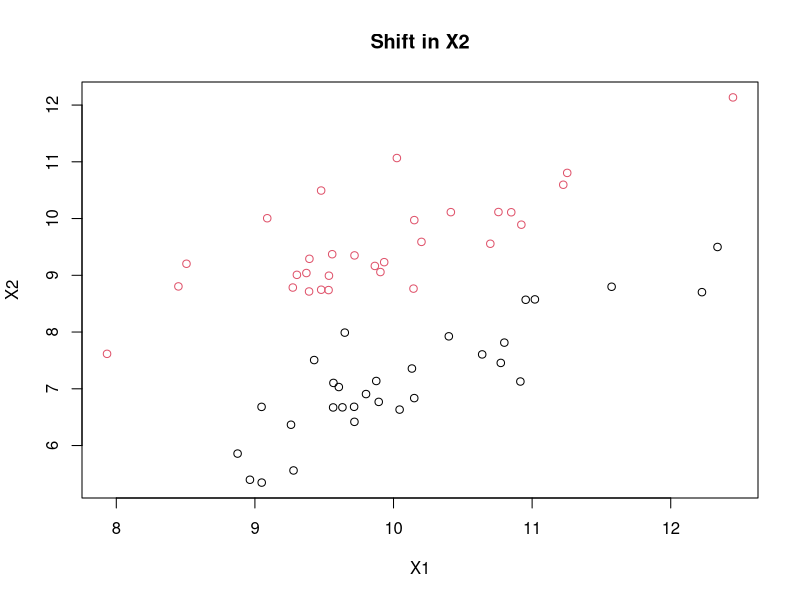
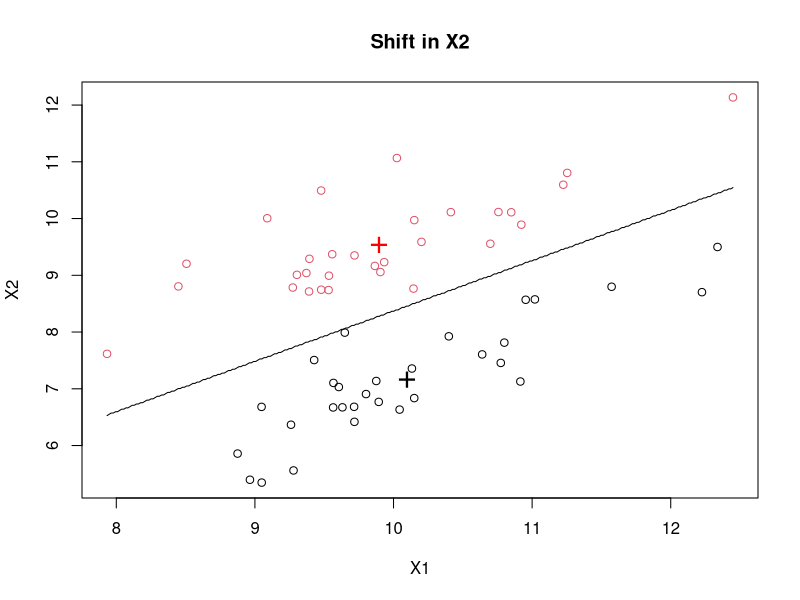
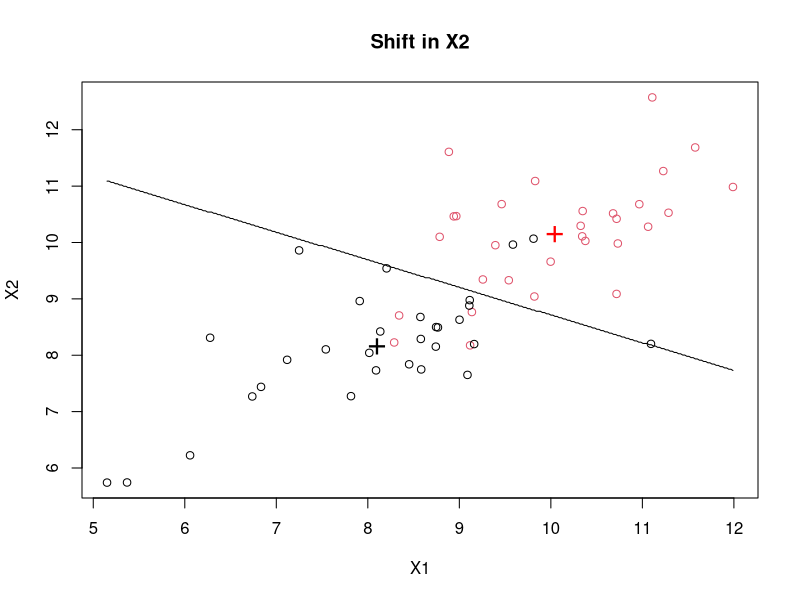
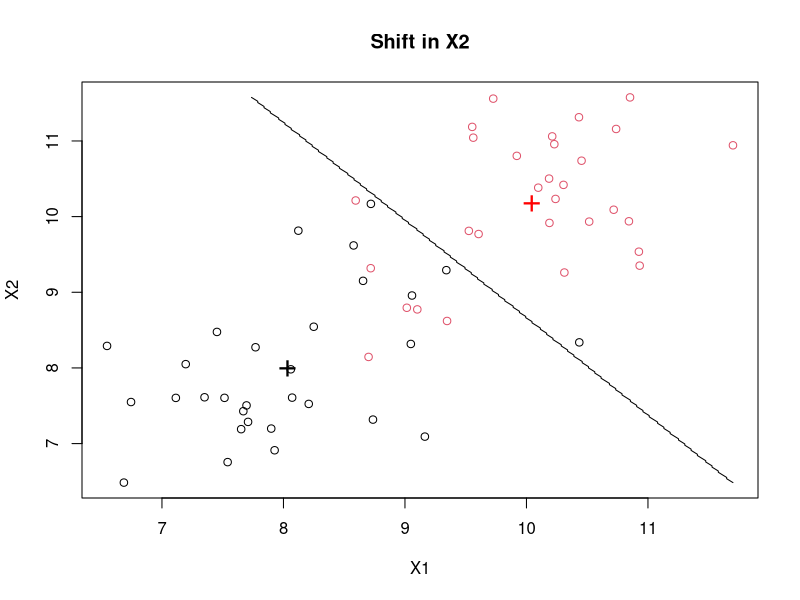
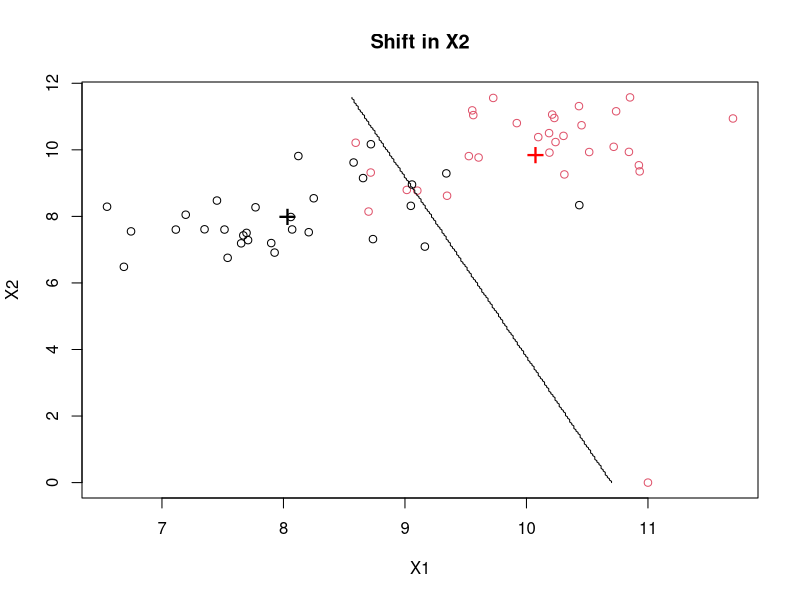
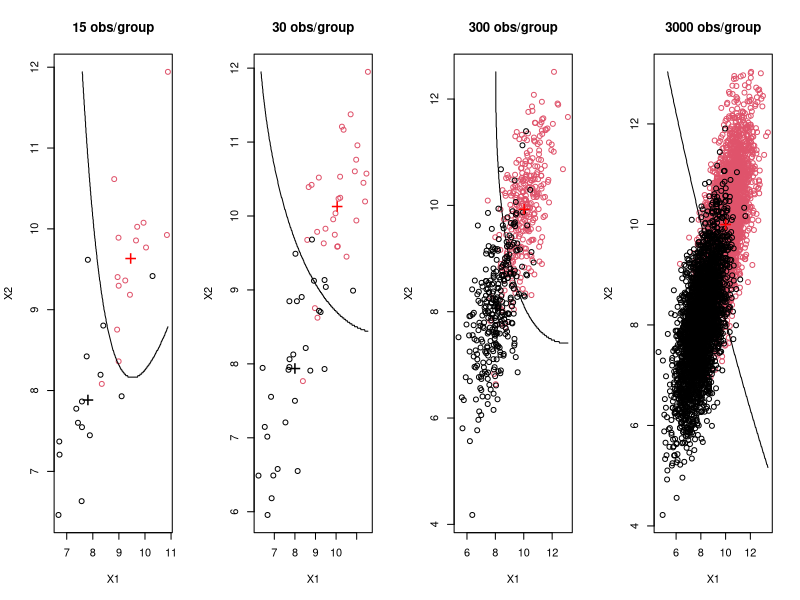
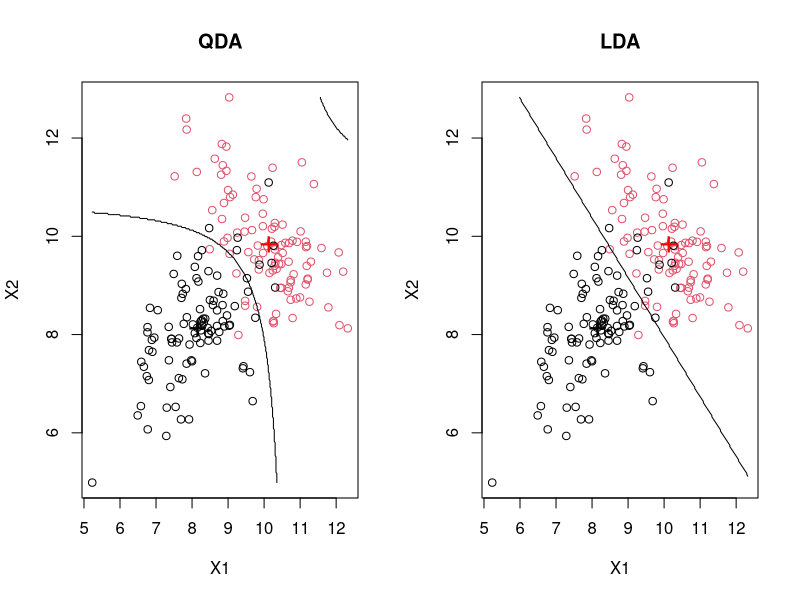
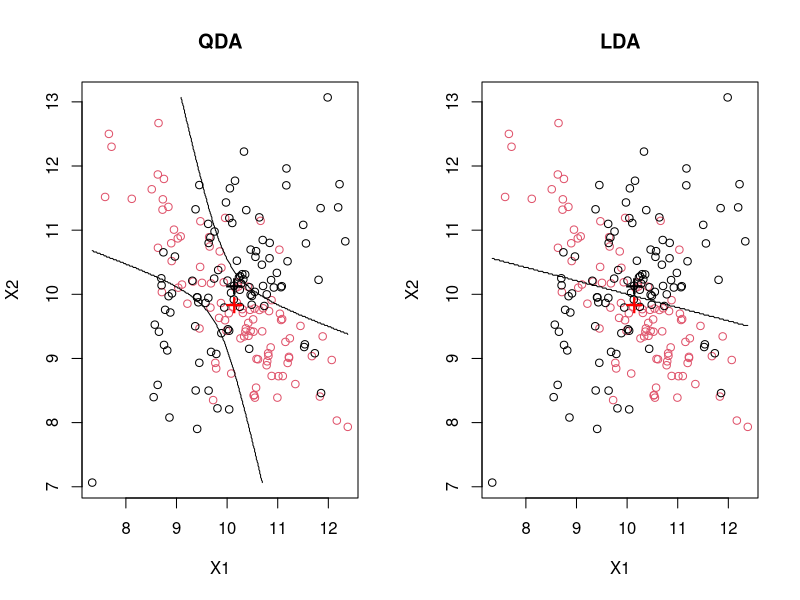

Write the R code that produced these figures, in order.
## ---- chunk 1
library(MASS)
library(mvtnorm)
set.seed(1234)
dataYes<-mvrnorm(30,c(10,10),matrix(c(1,.8,.8,1),2,2,byrow=T))
dataNo<- mvrnorm(30,c(10,7),matrix(c(1,.8,.8,1),2,2,byrow=T))
full<-rbind(dataYes,dataNo)
full<-data.frame(full)
full$Response<-rep(c("Yes","No"),each=30)
full$Response<-factor(full$Response)
names(full)[1:2]<-c("X1","X2")
plot(full[, 1:2], col = full$Response, main="Shift in X2")
## ---- chunk 2
# construct the LDA model
mylda <- lda(Response ~ X1 + X2, data = full)
# draw discrimination line
np <- 300
nd.x <- seq(from = min(full$X1), to = max(full$X1), length.out = np)
nd.y <- seq(from = min(full$X2), to = max(full$X2), length.out = np)
nd <- expand.grid(X1 = nd.x, X2 = nd.y)
prd <- as.numeric(predict(mylda, newdata = nd)$class)
plot(full[, 1:2], col = full$Response, main="Shift in X2")
points(mylda$means, pch = "+", cex = 2, col = c("black", "red"))
contour(x = nd.x, y = nd.y, z = matrix(prd, nrow = np, ncol = np), 
        levels = c(1, 2), add = TRUE, drawlabels = FALSE)
## ---- chunk 3
#Another scenario
dataYes<-mvrnorm(30,c(10,10),matrix(c(1,.6,.6,1),2,2,byrow=T))
dataNo<- mvrnorm(30,c(8,8),matrix(c(1,.6,.6,1),2,2,byrow=T))
full<-rbind(dataYes,dataNo)
full<-data.frame(full)
full$Response<-rep(c("Yes","No"),each=30)
full$Response<-factor(full$Response)
names(full)[1:2]<-c("X1","X2")

# construct the LDA model
mylda <- lda(Response ~ X1 + X2, data = full)
# draw discrimination line
np <- 300
nd.x <- seq(from = min(full$X1), to = max(full$X1), length.out = np)
nd.y <- seq(from = min(full$X2), to = max(full$X2), length.out = np)
nd <- expand.grid(X1 = nd.x, X2 = nd.y)
prd <- as.numeric(predict(mylda, newdata = nd)$class)
plot(full[, 1:2], col = full$Response, main="Shift in X2")
points(mylda$means, pch = "+", cex = 2, col = c("black", "red"))
contour(x = nd.x, y = nd.y, z = matrix(prd, nrow = np, ncol = np), 
        levels = c(1, 2), add = TRUE, drawlabels = FALSE)







## ---- chunk 4
#Another scenario
dataYes<-mvrnorm(30,c(10,10),matrix(c(1,.6,.6,1),2,2,byrow=T))
dataNo<- mvrnorm(30,c(8,8),matrix(c(1,.6,.6,1),2,2,byrow=T))
full<-rbind(dataYes,dataNo)
full<-data.frame(full)
full$Response<-rep(c("Yes","No"),each=30)
full$Response<-factor(full$Response)
names(full)[1:2]<-c("X1","X2")

# construct the LDA model
mylda <- lda(Response ~ X1 + X2, data = full,prior=c(0.8,0.2)/1)
# draw discrimination line
np <- 300
nd.x <- seq(from = min(full$X1), to = max(full$X1), length.out = np)
nd.y <- seq(from = min(full$X2), to = max(full$X2), length.out = np)
nd <- expand.grid(X1 = nd.x, X2 = nd.y)
prd <- as.numeric(predict(mylda, newdata = nd)$class)
plot(full[, 1:2], col = full$Response, main="Shift in X2")
points(mylda$means, pch = "+", cex = 2, col = c("black", "red"))
contour(x = nd.x, y = nd.y, z = matrix(prd, nrow = np, ncol = np), 
        levels = c(1, 2), add = TRUE, drawlabels = FALSE)

prop = mylda$svd^2/sum(mylda$svd^2)
prop

## ---- chunk 5
full[61,1]<-11
full[61,2]<-0
full[61,3]<-"Yes"
## ---- chunk 6
# construct the LDA model
mylda <- lda(Response ~ X1 + X2, data = full)
# draw discrimination line
np <- 300
nd.x <- seq(from = min(full$X1), to = max(full$X1), length.out = np)
nd.y <- seq(from = min(full$X2), to = max(full$X2), length.out = np)
nd <- expand.grid(X1 = nd.x, X2 = nd.y)
prd <- as.numeric(predict(mylda, newdata = nd)$class)
plot(full[, 1:2], col = full$Response, main="Shift in X2")
points(mylda$means, pch = "+", cex = 2, col = c("black", "red"))
contour(x = nd.x, y = nd.y, z = matrix(prd, nrow = np, ncol = np), 
        levels = c(1, 2), add = TRUE, drawlabels = FALSE)






## ---- chunk 7
library(mvtnorm)
set.seed(1234)
muYes<-c(10,10)
muNo<-c(8,8)
Sigma<-matrix(c(1,.8,.8,1),2,2,byrow=T)
nY<-30
nN<-30
dataYes<-rmvnorm(nY,muYes,Sigma)
dataNo<- rmvnorm(nN,muNo,Sigma)
train<-rbind(dataYes,dataNo)
train<-data.frame(train)
for (i in 3:20){
 train<-cbind(train,rnorm(nY+nN))
}
names(train)<-paste("X",1:20,sep="")
train$Response<-rep(c("Yes","No"),each=30)
train$Response<-factor(train$Response)
#Creating a test set
muYes<-c(10,10)
muNo<-c(8,8)
Sigma<-matrix(c(1,.8,.8,1),2,2,byrow=T)
nY<-500
nN<-500
dataYes<-rmvnorm(nY,muYes,Sigma)
dataNo<- rmvnorm(nN,muNo,Sigma)
test<-rbind(dataYes,dataNo)
test<-data.frame(test)
for (i in 3:20){
  test<-cbind(test,rnorm(nY+nN))
}
names(test)<-paste("X",1:20,sep="")
test$Response<-rep(c("Yes","No"),each=500)
test$Response<-factor(test$Response)
## ---- chunk 8
mylda<-lda(Response~X1+X2,data=train)
pred<-predict(mylda,newdata=test)$class  #Predictions can come in many forms, the class form provides the categorical level of your response.
Truth<-test$Response
x<-table(pred,Truth) # Creating a confusion matrix
x
#Missclassification Error
ME<-(x[2,1]+x[1,2])/1000
ME
#Calculating overall accuracy
1-ME
## ---- chunk 9

###
#Model with 10 predictors
mylda<-lda(Response~X1+X2+X3+X4+X5+X6+X7+X8+X9+X10,data=train)
pred<-predict(mylda,newdata=test)$class  #Predictions can come in many forms, the class form provides the categorical level of your response.
Truth<-test$Response
x<-table(pred,Truth) # Creating a confusion matrix
x
#Missclassification Error
ME<-(x[2,1]+x[2,2])/1000
ME
#Calculating overall accuracy
1-ME

###
#Model with all 20 predictors
mylda<-lda(Response~X1+X2+X3+X4+X5+X6+X7+X8+X9+X10+X11+X12+X13+X14+X15+X16+X17+X18+X19+X20,data=train)
pred<-predict(mylda,newdata=test)$class  #Predictions can come in many forms, the class form provides the categorical level of your response.
Truth<-test$Response
x<-table(pred,Truth) # Creating a confusion matrix
x
#Missclassification Error
ME<-(x[2,1]+x[2,2])/1000
ME
#Calculating overall accuracy
1-ME

## ---- chunk 10
par(mfrow=c(1,4))
library(MASS)
#Another scenario
set.seed(12)
dataYes<-mvrnorm(15,c(10,10),matrix(c(1,.6,.6,1),2,2,byrow=T))
dataNo<- mvrnorm(15,c(8,8),matrix(c(1,.6,.6,1),2,2,byrow=T))
full<-rbind(dataYes,dataNo)
full<-data.frame(full)
full$Response<-rep(c("Yes","No"),each=15)
full$Response<-factor(full$Response)
names(full)[1:2]<-c("X1","X2")
# construct the model
mylda <- qda(Response ~ X1 + X2, data = full)
# draw discrimination line
np <- 300
nd.x <- seq(from = min(full$X1), to = max(full$X1), length.out = np)
nd.y <- seq(from = min(full$X2), to = max(full$X2), length.out = np)
nd <- expand.grid(X1 = nd.x, X2 = nd.y)
prd <- as.numeric(predict(mylda, newdata = nd)$class)
plot(full[, 1:2], col = full$Response, main="15 obs/group")
points(mylda$means, pch = "+", cex = 2, col = c("black", "red"))
contour(x = nd.x, y = nd.y, z = matrix(prd, nrow = np, ncol = np), 
        levels = c(1, 2), add = TRUE, drawlabels = FALSE)
#Another scenario
dataYes<-mvrnorm(30,c(10,10),matrix(c(1,.6,.6,1),2,2,byrow=T))
dataNo<- mvrnorm(30,c(8,8),matrix(c(1,.6,.6,1),2,2,byrow=T))
full<-rbind(dataYes,dataNo)
full<-data.frame(full)
full$Response<-rep(c("Yes","No"),each=30)
full$Response<-factor(full$Response)
names(full)[1:2]<-c("X1","X2")
# construct the model
mylda <- qda(Response ~ X1 + X2, data = full)
# draw discrimination line
np <- 300
nd.x <- seq(from = min(full$X1), to = max(full$X1), length.out = np)
nd.y <- seq(from = min(full$X2), to = max(full$X2), length.out = np)
nd <- expand.grid(X1 = nd.x, X2 = nd.y)
prd <- as.numeric(predict(mylda, newdata = nd)$class)
plot(full[, 1:2], col = full$Response, main="30 obs/group")
points(mylda$means, pch = "+", cex = 2, col = c("black", "red"))
contour(x = nd.x, y = nd.y, z = matrix(prd, nrow = np, ncol = np), 
        levels = c(1, 2), add = TRUE, drawlabels = FALSE)
#Another scenario
dataYes<-mvrnorm(300,c(10,10),matrix(c(1,.6,.6,1),2,2,byrow=T))
dataNo<- mvrnorm(300,c(8,8),matrix(c(1,.6,.6,1),2,2,byrow=T))
full<-rbind(dataYes,dataNo)
full<-data.frame(full)
full$Response<-rep(c("Yes","No"),each=300)
full$Response<-factor(full$Response)
names(full)[1:2]<-c("X1","X2")
# construct the model
mylda <- qda(Response ~ X1 + X2, data = full)
# draw discrimination line
np <- 300
nd.x <- seq(from = min(full$X1), to = max(full$X1), length.out = np)
nd.y <- seq(from = min(full$X2), to = max(full$X2), length.out = np)
nd <- expand.grid(X1 = nd.x, X2 = nd.y)
prd <- as.numeric(predict(mylda, newdata = nd)$class)
plot(full[, 1:2], col = full$Response, main="300 obs/group")
points(mylda$means, pch = "+", cex = 2, col = c("black", "red"))
contour(x = nd.x, y = nd.y, z = matrix(prd, nrow = np, ncol = np), 
        levels = c(1, 2), add = TRUE, drawlabels = FALSE)
#Another scenario
dataYes<-mvrnorm(3000,c(10,10),matrix(c(1,.6,.6,1),2,2,byrow=T))
dataNo<- mvrnorm(3000,c(8,8),matrix(c(1,.6,.6,1),2,2,byrow=T))
full<-rbind(dataYes,dataNo)
full<-data.frame(full)
full$Response<-rep(c("Yes","No"),each=3000)
full$Response<-factor(full$Response)
names(full)[1:2]<-c("X1","X2")
# construct the model
mylda <- qda(Response ~ X1 + X2, data = full)
# draw discrimination line
np <- 300
nd.x <- seq(from = min(full$X1), to = max(full$X1), length.out = np)
nd.y <- seq(from = min(full$X2), to = max(full$X2), length.out = np)
nd <- expand.grid(X1 = nd.x, X2 = nd.y)
prd <- as.numeric(predict(mylda, newdata = nd)$class)
plot(full[, 1:2], col = full$Response, main="3000 obs/group")
points(mylda$means, pch = "+", cex = 2, col = c("black", "red"))
contour(x = nd.x, y = nd.y, z = matrix(prd, nrow = np, ncol = np), 
        levels = c(1, 2), add = TRUE, drawlabels = FALSE)
## ---- chunk 11
par(mfrow=c(1,2))
set.seed(1234)
dataYes<-mvrnorm(100,c(10,10),matrix(c(1,-.6,-.6,1),2,2,byrow=T))
dataNo<- mvrnorm(100,c(8,8),matrix(c(1,.6,.6,1),2,2,byrow=T))
full<-rbind(dataYes,dataNo)
full<-data.frame(full)
full$Response<-rep(c("Yes","No"),each=100)
full$Response<-factor(full$Response)
names(full)[1:2]<-c("X1","X2")
# construct the model
mylda <- qda(Response ~ X1 + X2, data = full)
# draw discrimination line
np <- 300
nd.x <- seq(from = min(full$X1), to = max(full$X1), length.out = np)
nd.y <- seq(from = min(full$X2), to = max(full$X2), length.out = np)
nd <- expand.grid(X1 = nd.x, X2 = nd.y)
prd <- as.numeric(predict(mylda, newdata = nd)$class)
plot(full[, 1:2], col = full$Response, main="QDA")
points(mylda$means, pch = "+", cex = 2, col = c("black", "red"))
contour(x = nd.x, y = nd.y, z = matrix(prd, nrow = np, ncol = np), 
        levels = c(1, 2), add = TRUE, drawlabels = FALSE)
set.seed(1234)
dataYes<-mvrnorm(100,c(10,10),matrix(c(1,-.6,-.6,1),2,2,byrow=T))
dataNo<- mvrnorm(100,c(8,8),matrix(c(1,.6,.6,1),2,2,byrow=T))
full<-rbind(dataYes,dataNo)
full<-data.frame(full)
full$Response<-rep(c("Yes","No"),each=100)
full$Response<-factor(full$Response)
names(full)[1:2]<-c("X1","X2")
# construct the model
mylda <- lda(Response ~ X1 + X2, data = full)
# draw discrimination line
np <- 300
nd.x <- seq(from = min(full$X1), to = max(full$X1), length.out = np)
nd.y <- seq(from = min(full$X2), to = max(full$X2), length.out = np)
nd <- expand.grid(X1 = nd.x, X2 = nd.y)
prd <- as.numeric(predict(mylda, newdata = nd)$class)
plot(full[, 1:2], col = full$Response, main="LDA")
points(mylda$means, pch = "+", cex = 2, col = c("black", "red"))
contour(x = nd.x, y = nd.y, z = matrix(prd, nrow = np, ncol = np), 
        levels = c(1, 2), add = TRUE, drawlabels = FALSE)
## ---- chunk 12
#Another scenario
par(mfrow=c(1,2))
set.seed(1234)
dataYes<-mvrnorm(100,c(10,10),matrix(c(1,-.8,-.8,1),2,2,byrow=T))
dataNo<- mvrnorm(100,c(10,10),matrix(c(1,.5,.5,1),2,2,byrow=T))
full<-rbind(dataYes,dataNo)
full<-data.frame(full)
full$Response<-rep(c("Yes","No"),each=100)
full$Response<-factor(full$Response)
names(full)[1:2]<-c("X1","X2")
# construct the model
mylda <- qda(Response ~ X1 + X2, data = full)
# draw discrimination line
np <- 300
nd.x <- seq(from = min(full$X1), to = max(full$X1), length.out = np)
nd.y <- seq(from = min(full$X2), to = max(full$X2), length.out = np)
nd <- expand.grid(X1 = nd.x, X2 = nd.y)
prd <- as.numeric(predict(mylda, newdata = nd)$class)
plot(full[, 1:2], col = full$Response, main="QDA")
points(mylda$means, pch = "+", cex = 2, col = c("black", "red"))
contour(x = nd.x, y = nd.y, z = matrix(prd, nrow = np, ncol = np), 
        levels = c(1, 2), add = TRUE, drawlabels = FALSE)
set.seed(1234)
dataYes<-mvrnorm(100,c(10,10),matrix(c(1,-.8,-.8,1),2,2,byrow=T))
dataNo<- mvrnorm(100,c(10,10),matrix(c(1,.5,.5,1),2,2,byrow=T))
full<-rbind(dataYes,dataNo)
full<-data.frame(full)
full$Response<-rep(c("Yes","No"),each=100)
full$Response<-factor(full$Response)
names(full)[1:2]<-c("X1","X2")
# construct the model
mylda <- lda(Response ~ X1 + X2, data = full)
# draw discrimination line
np <- 300
nd.x <- seq(from = min(full$X1), to = max(full$X1), length.out = np)
nd.y <- seq(from = min(full$X2), to = max(full$X2), length.out = np)
nd <- expand.grid(X1 = nd.x, X2 = nd.y)
prd <- as.numeric(predict(mylda, newdata = nd)$class)
plot(full[, 1:2], col = full$Response, main="LDA")
points(mylda$means, pch = "+", cex = 2, col = c("black", "red"))
contour(x = nd.x, y = nd.y, z = matrix(prd, nrow = np, ncol = np), 
        levels = c(1, 2), add = TRUE, drawlabels = FALSE)
